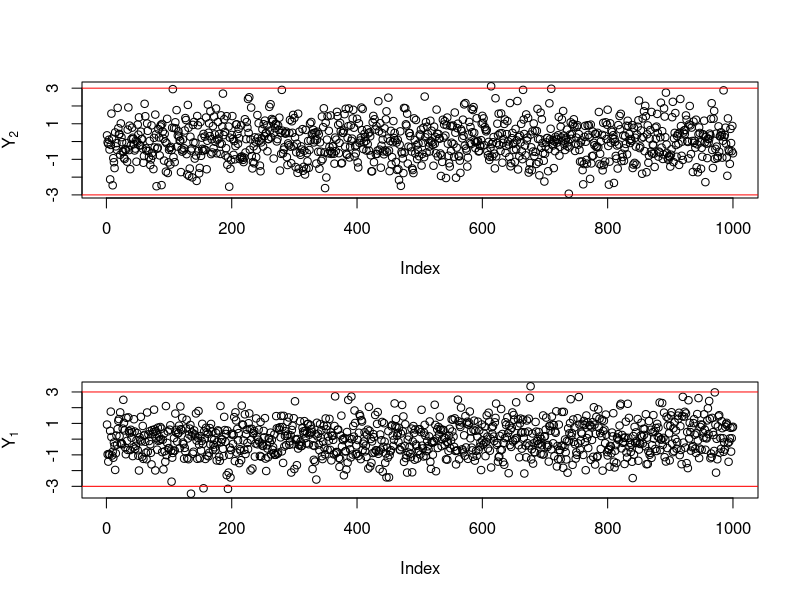
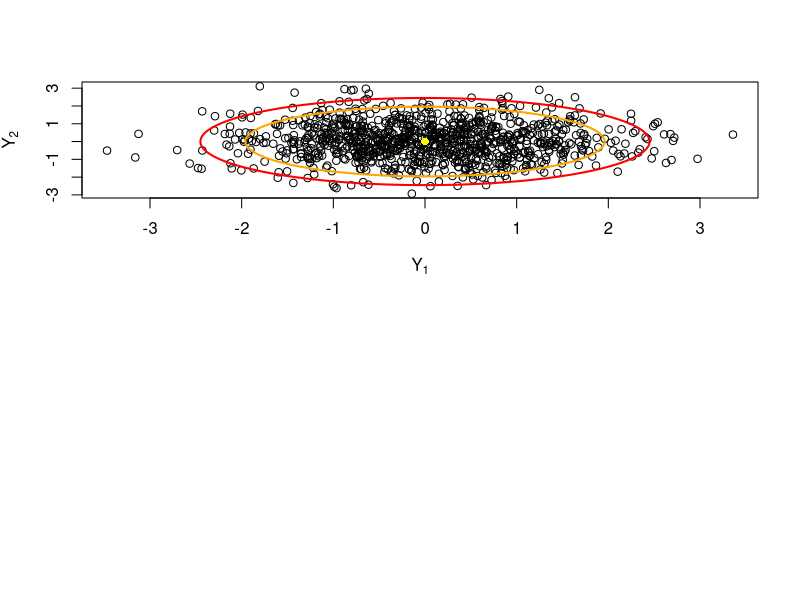

Generate these figures, in order, with R:
## ---- chunk 1
knitr::opts_chunk$set(echo = FALSE)
## ---- chunk 2
library("mvtnorm")
set.seed(11000)
n <- 1000                                    # number of simulations
sigmaValue <- matrix(c(1,0,0,1), nrow = 2)   # variance-covariance matrix
y <- rmvnorm(n, sigma = sigmaValue)          # simulated values  

x <- y[,1]^2 + y[,2]^2  # define the sum of square (SS)
par(mfrow = c(2,1))
plot( y[,2], ylab = bquote(Y[2]))
abline( h = c(-3,3), col = 'red')
plot( y[,1], ylab = bquote(Y[1]))
abline( h = c(-3,3), col = 'red')
## ---- chunk 3
plot(y, xlab = bquote(Y[1]), ylab = bquote(Y[2]))
points(x = 0, y = 0, col = "yellow", lwd = 2, pch = 16)


lines(x = 2.45*cos(seq(0,2*pi, 0.01)), 
      y = 2.45*sin(seq(0,2*pi, 0.01)), 
      col = "red", lwd = 2)

lines(x = 1.96*cos(seq(0,2*pi, 0.01)), 
      y = 1.96*sin(seq(0,2*pi, 0.01)), 
      col = "orange", lwd = 2)


